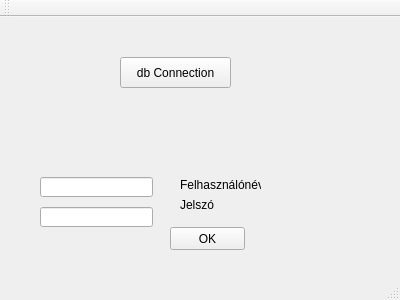
<?xml version="1.0" encoding="UTF-8"?>
<ui version="4.0">
 <class>MainWindow</class>
 <widget class="QMainWindow" name="MainWindow">
  <property name="geometry">
   <rect>
    <x>0</x>
    <y>0</y>
    <width>400</width>
    <height>300</height>
   </rect>
  </property>
  <property name="windowTitle">
   <string>MainWindow</string>
  </property>
  <widget class="QWidget" name="centralWidget">
   <widget class="QPushButton" name="pushButton">
    <property name="geometry">
     <rect>
      <x>120</x>
      <y>40</y>
      <width>111</width>
      <height>31</height>
     </rect>
    </property>
    <property name="text">
     <string>db Connection</string>
    </property>
   </widget>
   <widget class="QLineEdit" name="usernameLogin">
    <property name="geometry">
     <rect>
      <x>40</x>
      <y>160</y>
      <width>113</width>
      <height>20</height>
     </rect>
    </property>
   </widget>
   <widget class="QLineEdit" name="passwordLogin">
    <property name="geometry">
     <rect>
      <x>40</x>
      <y>190</y>
      <width>113</width>
      <height>20</height>
     </rect>
    </property>
   </widget>
   <widget class="QPushButton" name="pushButton_2">
    <property name="geometry">
     <rect>
      <x>170</x>
      <y>210</y>
      <width>75</width>
      <height>23</height>
     </rect>
    </property>
    <property name="text">
     <string>OK</string>
    </property>
   </widget>
   <widget class="QLabel" name="label">
    <property name="geometry">
     <rect>
      <x>180</x>
      <y>160</y>
      <width>81</width>
      <height>16</height>
     </rect>
    </property>
    <property name="text">
     <string>Felhasználónév</string>
    </property>
   </widget>
   <widget class="QLabel" name="label_2">
    <property name="geometry">
     <rect>
      <x>180</x>
      <y>180</y>
      <width>71</width>
      <height>16</height>
     </rect>
    </property>
    <property name="text">
     <string>Jelszó</string>
    </property>
   </widget>
  </widget>
  <widget class="QMenuBar" name="menuBar">
   <property name="geometry">
    <rect>
     <x>0</x>
     <y>0</y>
     <width>400</width>
     <height>21</height>
    </rect>
   </property>
  </widget>
  <widget class="QToolBar" name="mainToolBar">
   <attribute name="toolBarArea">
    <enum>TopToolBarArea</enum>
   </attribute>
   <attribute name="toolBarBreak">
    <bool>false</bool>
   </attribute>
  </widget>
  <widget class="QStatusBar" name="statusBar"/>
 </widget>
 <layoutdefault spacing="6" margin="11"/>
 <resources/>
 <connections/>
</ui>
